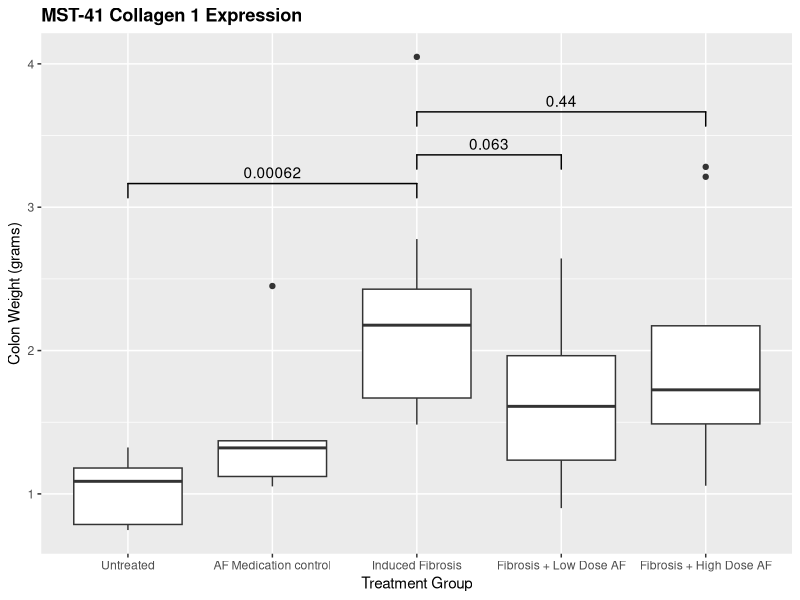
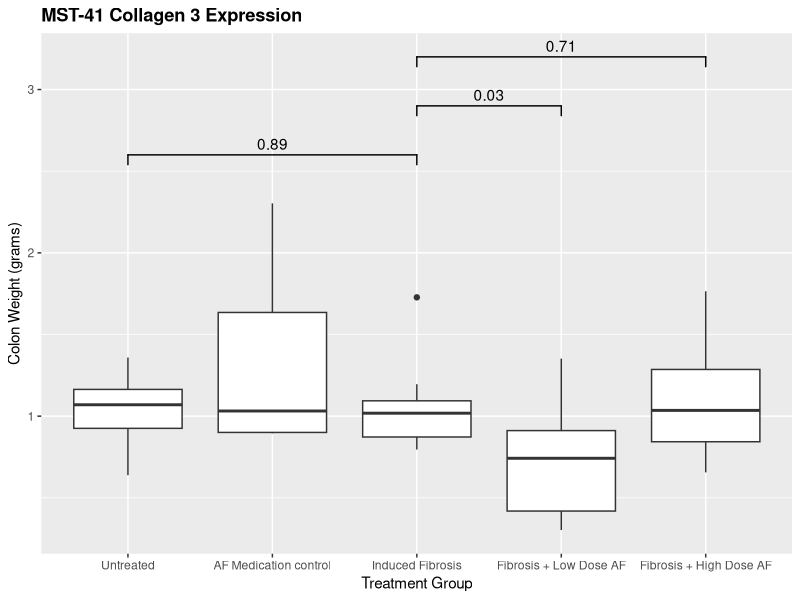
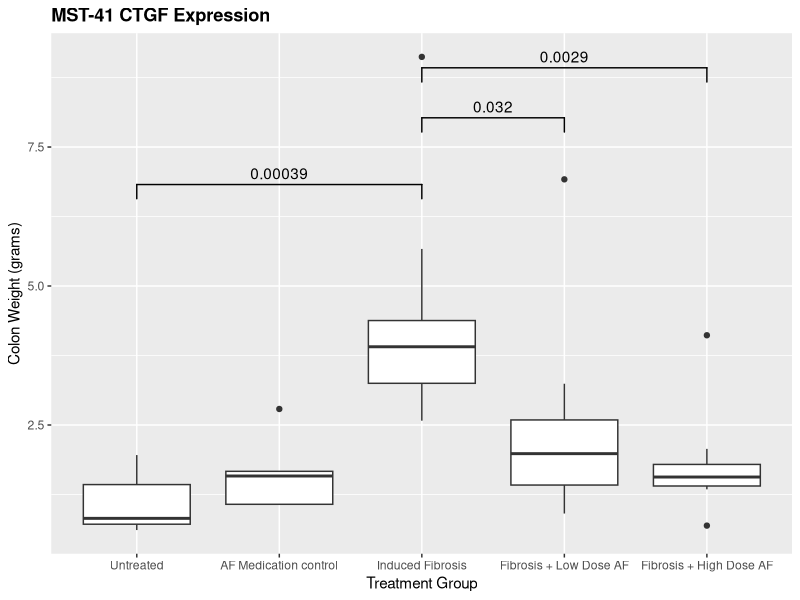
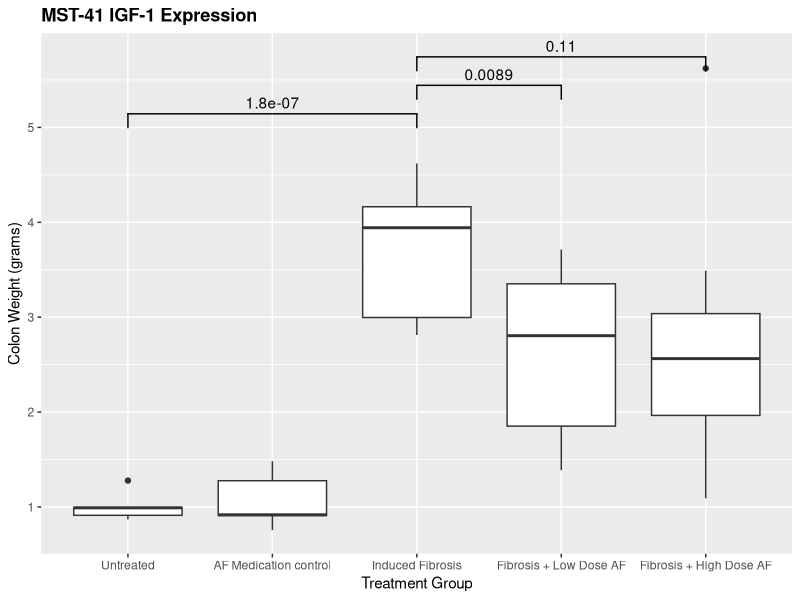
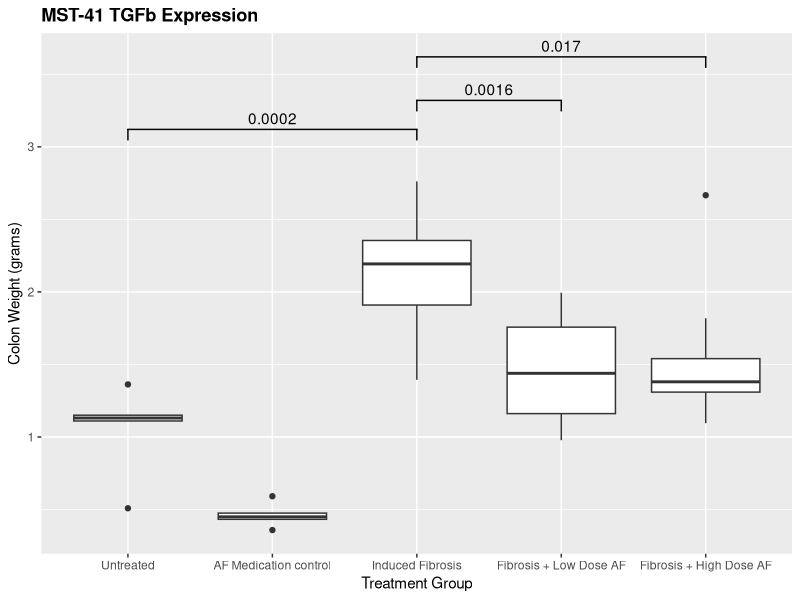
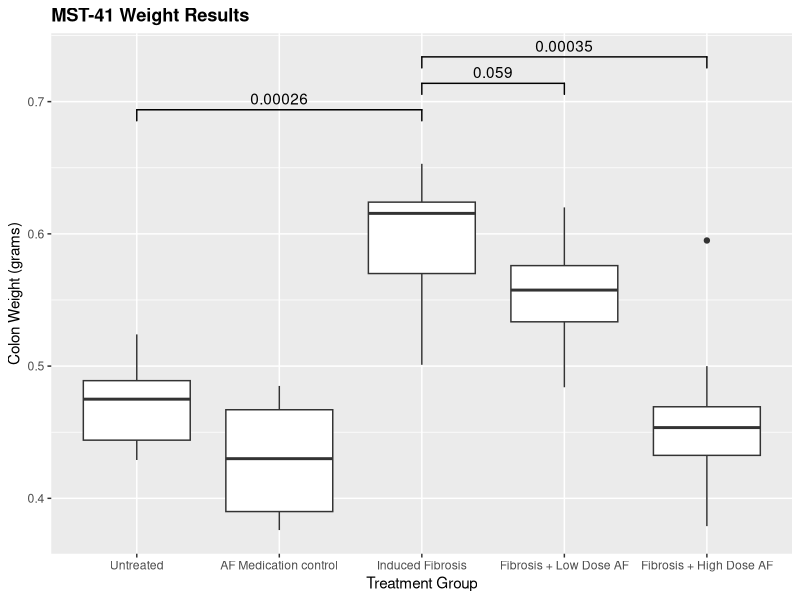

The R source for these figures, in order:
library(tidyverse)
library(ggridges)
library(ggsignif)
library(readxl)
library(here)

tidygenes <- read_excel(here::here("MST-41tidy.xlsx"),
                        sheet = "mst41_geneexp_tidy")

tidyweights <- read_excel(here::here("MST-41tidy.xlsx"),
                          sheet = "colonweight_tidy")

# analyze colon weights
ggplot(tidyweights, aes(x= as.factor(category), y = cec_col_wt) ) +
  geom_boxplot() +
  geom_signif(y_position = 0.68,comparisons = list(c("1", "3")), test="t.test") +
  geom_signif(y_position = 0.70,comparisons = list(c("3", "4")), test="t.test") +
  geom_signif(y_position = 0.72,comparisons = list(c("3", "5")), test="t.test") +
  scale_x_discrete(labels = c("1" = "Untreated", 
                              "2" = "AF Medication control",
                              "3" = "Induced Fibrosis",
                              "4" = "Fibrosis + Low Dose AF",
                              "5" = "Fibrosis + High Dose AF")) +
  labs(y = "Colon Weight (grams)", x = "Treatment Group") +
  theme(legend.position = "none", plot.title = element_text(face="bold")) +
  ggtitle("MST-41 Weight Results") ->
weights

# analyze CTGF expression
tidygenes %>% 
  filter(gene == "ctgf") %>% 
  ggplot(.,aes(x= as.factor(category), y = fold) ) +
  geom_boxplot() +
  geom_signif(y_position = 6.4,comparisons = list(c("1", "3")), test="t.test") +
  geom_signif(y_position = 7.6,comparisons = list(c("3", "4")), test="t.test") +
  geom_signif(y_position = 8.5,comparisons = list(c("3", "5")), test="t.test") +
  scale_x_discrete(labels = c("1" = "Untreated", 
                              "2" = "AF Medication control",
                              "3" = "Induced Fibrosis",
                              "4" = "Fibrosis + Low Dose AF",
                              "5" = "Fibrosis + High Dose AF")) +
  labs(y = "Colon Weight (grams)", x = "Treatment Group") +
  theme(legend.position = "none", plot.title = element_text(face="bold")) +
  ggtitle("MST-41 CTGF Expression") ->
ctgf

# analyze TGFb expression
tidygenes %>% 
  filter(gene == "tgfb") %>% 
  ggplot(.,aes(x= as.factor(category), y = fold) ) +
  geom_boxplot() +
  geom_signif(y_position = 3.0,comparisons = list(c("1", "3")), test="t.test") +
  geom_signif(y_position = 3.2,comparisons = list(c("3", "4")), test="t.test") +
  geom_signif(y_position = 3.5,comparisons = list(c("3", "5")), test="t.test") +
  scale_x_discrete(labels = c("1" = "Untreated", 
                              "2" = "AF Medication control",
                              "3" = "Induced Fibrosis",
                              "4" = "Fibrosis + Low Dose AF",
                              "5" = "Fibrosis + High Dose AF")) +
  labs(y = "Colon Weight (grams)", x = "Treatment Group") +
  theme(legend.position = "none", plot.title = element_text(face="bold")) +
  ggtitle("MST-41 TGFb Expression") ->
tgfb

# analyze Collagen 1 expression
tidygenes %>% 
  filter(gene == "col1a1") %>% 
  ggplot(.,aes(x= as.factor(category), y = fold) ) +
  geom_boxplot() +
  geom_signif(y_position = 3.0,comparisons = list(c("1", "3")), test="t.test") +
  geom_signif(y_position = 3.2,comparisons = list(c("3", "4")), test="t.test") +
  geom_signif(y_position = 3.5,comparisons = list(c("3", "5")), test="t.test") +
  scale_x_discrete(labels = c("1" = "Untreated", 
                              "2" = "AF Medication control",
                              "3" = "Induced Fibrosis",
                              "4" = "Fibrosis + Low Dose AF",
                              "5" = "Fibrosis + High Dose AF")) +
  labs(y = "Colon Weight (grams)", x = "Treatment Group") +
  theme(legend.position = "none", plot.title = element_text(face="bold")) +
  ggtitle("MST-41 Collagen 1 Expression") ->
col1a1

# analyze IGF-1 expression
tidygenes %>% 
  filter(gene == "igf1") %>% 
  ggplot(.,aes(x= as.factor(category), y = fold) ) +
  geom_boxplot() +
  geom_signif(y_position = 4.9,comparisons = list(c("1", "3")), test="t.test") +
  geom_signif(y_position = 5.2,comparisons = list(c("3", "4")), test="t.test") +
  geom_signif(y_position = 5.5,comparisons = list(c("3", "5")), test="t.test") +
  scale_x_discrete(labels = c("1" = "Untreated", 
                              "2" = "AF Medication control",
                              "3" = "Induced Fibrosis",
                              "4" = "Fibrosis + Low Dose AF",
                              "5" = "Fibrosis + High Dose AF")) +
  labs(y = "Colon Weight (grams)", x = "Treatment Group") +
  theme(legend.position = "none", plot.title = element_text(face="bold")) +
  ggtitle("MST-41 IGF-1 Expression") ->
igf1


# analyze Collagen 3 expression
tidygenes %>% 
  filter(gene == "col3a1") %>% 
  ggplot(.,aes(x= as.factor(category), y = fold) ) +
  geom_boxplot() +
  geom_signif(y_position = 2.5,comparisons = list(c("1", "3")), test="t.test") +
  geom_signif(y_position = 2.8,comparisons = list(c("3", "4")), test="t.test") +
  geom_signif(y_position = 3.1,comparisons = list(c("3", "5")), test="t.test") +
  scale_x_discrete(labels = c("1" = "Untreated", 
                              "2" = "AF Medication control",
                              "3" = "Induced Fibrosis",
                              "4" = "Fibrosis + Low Dose AF",
                              "5" = "Fibrosis + High Dose AF")) +
  labs(y = "Colon Weight (grams)", x = "Treatment Group") +
  theme(legend.position = "none", plot.title = element_text(face="bold")) +
  ggtitle("MST-41 Collagen 3 Expression") ->
col3a1
